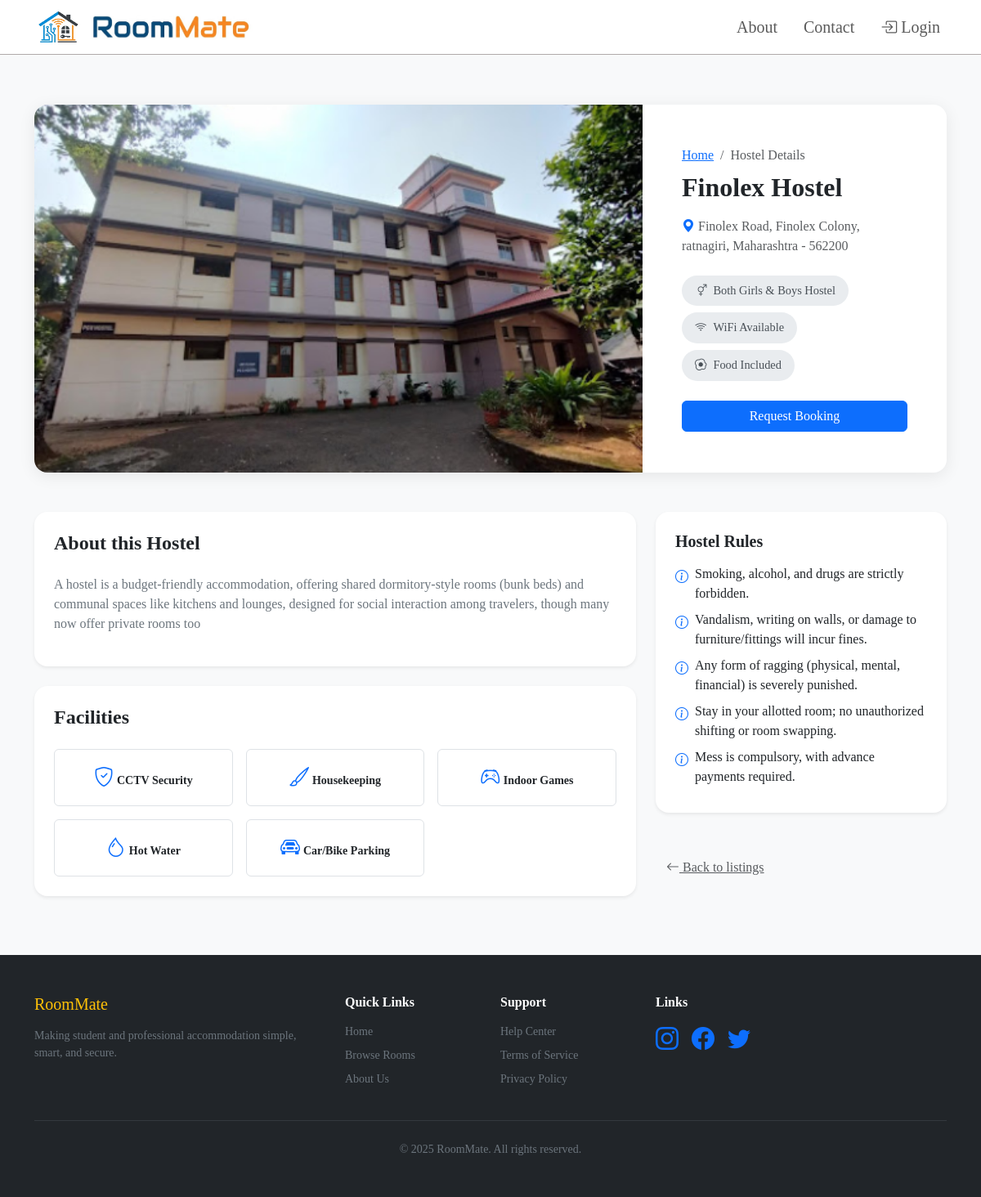
/hostel/1/, run on the app's committed database.
### owner/models.py (models this page shows, shortened)
class Hostel(models.Model):
    owner = models.ForeignKey(User, on_delete=models.CASCADE, related_name='my_hostels',null=True,
    blank=True)
    GENDER_CHOICES = (
        ('Boys', 'Boys Hostel'),
        ('Girls', 'Girls Hostel'),
        ('Both Girls & Boys', 'Both Girls & Boys Hostel'),
    )
    name = models.CharField(max_length=200)
    street = models.CharField(max_length=255)
    area = models.CharField(max_length=255)
    village = models.CharField(max_length=255, blank=True, null=True)
    city = models.CharField(max_length=255)
    district = models.CharField(max_length=255)
    state = models.CharField(max_length=255)
    pincode = models.PositiveIntegerField()
    gender = models.CharField(max_length=20, choices=GENDER_CHOICES)
    wifi = models.BooleanField(default=False)
    food = models.BooleanField(default=False)
    laundry = models.BooleanField(default=False)
    gym = models.BooleanField(default=False)
    security = models.BooleanField(default=False)
    housekeeping = models.BooleanField(default=False)
    ro_water = models.BooleanField(default=False)
    games = models.BooleanField(default=False)
    hotwater = models.BooleanField(default=False)
    parking = models.BooleanField(default=False)
    wardrobe = models.BooleanField(default=False)
    studytable = models.BooleanField(default=False)
    description = models.TextField()
    title_image = models.ImageField(upload_to="media/hostel_images/title/", blank=True, null=True)
    is_active = models.BooleanField(default=True)
    is_verified = models.BooleanField(default=False)
    created_at = models.DateTimeField(auto_now_add=True)

class HostelRule(models.Model):
    hostel = models.ForeignKey(Hostel, on_delete=models.CASCADE, related_name="rules")
    rule = models.CharField(max_length=255)

### core/views.py (the view)
# urls.py: path("hostel/<int:id>/", views.hostel_detail, name="hostel_detail"),
def hostel_detail(request, id):
    hostel = get_object_or_404(Hostel, id=id)
    rules = hostel.rules.all()
    context = {
        "hostel": hostel,
        "rules": rules
    }
    return render(request, "core/hostel_detail.html", context)

### template/core/hostel_detail.html (shortened to what this page needs)
{% include "core/header.html" %}{% load static %}
<section class="py-4 py-md-5">
  <div class="container">
    <div class="hero-container mb-5">
      <div class="row g-0">
        <div class="col-lg-8 hero-image-wrapper">
          <img src="{{ hostel.title_image.url }}" alt="{{ hostel.name }}" />
        </div>
        <div
          class="col-lg-4 p-4 p-md-5 d-flex flex-column justify-content-center">
          <nav aria-label="breadcrumb">
            <ol class="breadcrumb mb-2">
              <li class="breadcrumb-item"><a href="/">Home</a></li>
              <li class="breadcrumb-item active">Hostel Details</li>
            </ol>
          </nav>
          <h2 class="fw-bold mb-3">{{ hostel.name }}</h2>
          <p class="text-muted mb-4">
            <i class="bi bi-geo-alt-fill text-primary"></i>
            {{ hostel.street }}, {{ hostel.area }}, {{ hostel.city }},
            {{hostel.state }} - {{ hostel.pincode }}
          </p>
          <div class="d-flex flex-wrap gap-2 mb-4">
            <span class="amenity-pill">
              <i class="bi bi-gender-ambiguous"></i>
              {{ hostel.get_gender_display }}
            </span>
            <span class="amenity-pill">
              <i class="bi bi-wifi"></i>
              {% if hostel.wifi %} WiFi Available {% else %} No WiFi {% endif %}
            </span>
            <span class="amenity-pill">
              <i class="bi bi-egg-fried"></i>
              {% if hostel.food %} Food Included {% else %} No Food {% endif %}
            </span>
          </div>
          {% if user.is_authenticated %}
          <button
            class="btn btn-primary"
            data-bs-toggle="modal"
            data-bs-target="#hostelBookingModal">
            Request Booking
          </button>
          {% else %}
          <a href="{% url 'user:user_login' %}" class="btn btn-primary">
            Request Booking
          </a>
          {% endif %}
        </div>
      </div>
    </div>
    <div class="row g-4">
      <div class="col-lg-8">
        <div class="card border-0 shadow-sm rounded-4 p-4 mb-4">
          <h4 class="fw-bold mb-4">About this Hostel</h4>
          <p class="text-secondary">{{ hostel.description }}</p>
        </div>
        <div class="card border-0 shadow-sm rounded-4 p-4 mb-4">
          <h4 class="fw-bold mb-4">Facilities</h4>
          <div class="row g-3">
            {% if hostel.security %}
            <div class="col-6 col-md-4">
              <div class="p-3 border rounded text-center">
                <i class="bi bi-shield-check text-primary fs-4 mb-2"></i>
                <span class="small fw-semibold"> CCTV Security</span>
              </div>
            </div>
            {% endif %} {% if hostel.housekeeping %}
            <div class="col-6 col-md-4">
              <div class="p-3 border rounded text-center">
                <i class="bi bi-brush text-primary fs-4 mb-2"></i>
                <span class="small fw-semibold"> Housekeeping</span>
              </div>
            </div>
            {% endif %} {% if hostel.games %}
            <div class="col-6 col-md-4">
              <div class="p-3 border rounded text-center">
                <i class="bi bi-controller text-primary fs-4 mb-2"></i>
                <span class="small fw-semibold"> Indoor Games</span>
              </div>
            </div>
            {% endif %}{% if hostel.hotwater %}
            <div class="col-6 col-md-4">
              <div class="p-3 border rounded text-center">
                <i class="bi bi-droplet text-primary fs-4 mb-2"></i>
                <span class="small fw-semibold"> Hot Water</span>
              </div>
            </div>
            {% endif %}{% if hostel.parking %}
            <div class="col-6 col-md-4">
              <div class="p-3 border rounded text-center">
                <i class="bi bi-car-front text-primary fs-4 mb-2"></i>
                <span class="small fw-semibold"> Car/Bike Parking</span>
              </div>
            </div>
            {% endif %}
          </div>
        </div>
      </div>
      <div class="col-lg-4">
        <div class="sticky-sidebar">
          <div class="card border-0 shadow-sm rounded-4 p-4 mb-4">
            <h5 class="fw-bold mb-3">Hostel Rules</h5>
            {% if rules %}
            <ul class="list-unstyled mb-0">
              {% for r in rules %}
              <li class="mb-2 d-flex align-items-start">
                <i class="bi bi-info-circle text-primary me-2 mt-1"></i>
                <span>{{ r.rule }}</span>
              </li>
              {% endfor %}
            </ul>
            {% else %}
            <p class="text-muted">No rules added.</p>
            {% endif %}
          </div>
          <a
            href="javascript:history.back()"
            class="btn btn-link mt-4 text-muted">
            <i class="bi bi-arrow-left"></i> Back to listings
          </a>
        </div>
      </div>
    </div>
  </div>
</section>
{% include "core/footer.html" %}

### template/core/header.html (shortened to what this page needs)
{% load static %}
<!DOCTYPE html>
<html lang="en">
  <head>
    <link
      href="https://cdn.jsdelivr.net/npm/bootstrap@5.3.3/dist/css/bootstrap.min.css"
      rel="stylesheet"
 />
    <link
      rel="stylesheet"
      href="https://cdn.jsdelivr.net/npm/bootstrap-icons@1.11.2/font/bootstrap-icons.min.css" />
  </head>
  <body
    style="font-family: cursive; background-color: #f8f9fa; padding-top: 80px">
    <nav
      class="navbar fixed-top navbar-expand-lg"
      style="
        background-color: white;
        border-bottom: 1px solid rgb(176, 170, 170);
      ">
      <div class="container">
        <a
          class="navbar-brand font-monospace d-flex align-items-center"
          href="{% url 'core:home' %}">
          <img
            src="{% static 'media/logo/Smart Logo 123.png' %}"
            width="60px"
            height="40px"
            alt="Logo Icon" />
          <img
            src="{% static 'media/logo/roommate logo.png' %}"
            width="200px"
            height="30px"
            class="ms-2"
            alt="RoomMate Text" />
        </a>
        <div
          class="collapse navbar-collapse text-capitalize"
          id="navbarSupportedContent">
          <ul class="navbar-nav ms-auto mb-2 mb-lg-0" style="font-size: 20px">
            <li class="nav-item me-3">
              <a class="nav-link" href="{% url 'core:about' %}">About</a>
            </li>
            <li class="nav-item me-3">
              <a class="nav-link" href="{% url 'core:contact' %}">Contact</a>
            </li>
            <li class="nav-item dropdown">
              {% if user.is_authenticated %}
              <a class="nav-link dropdown-toggle" href="#" role="button" data-bs-toggle="dropdown" aria-expanded="false">
                <i class="bi bi-person-circle" style="font-size: 20px"></i>
                {% if user.is_authenticated %}
                {{ user.first_name|default:user.username }}
                {% else %}
                Account
                {% endif %}
              </a>
              <ul class="dropdown-menu dropdown-menu-end" style="z-index: 1050">
                <li>
                  <a class="dropdown-item" href="{% url 'user:user_account' %}">
                    Your Account
                  </a>
                </li>
                <li><hr class="dropdown-divider" /></li>
                <li>
                  <a
                    class="dropdown-item text-danger"
                    href="{% url 'user:user_logout' %}">
                    <i
                      class="bi bi-box-arrow-right"
                      style="font-size: 20px"></i>
                    Logout
                  </a>
                </li>
              </ul>
              {% else %}
              <a
                class="nav-link"
                href="{% url 'user:user_login' %}?next={{ request.get_full_path }}">
                <i class="bi bi-box-arrow-in-right" style="font-size: 20px"></i>
                Login
              </a>
              {% endif %}
            </li>
          </ul>
        </div>
      </div>
    </nav>
  </body>
</html>

### template/core/footer.html (shortened to what this page needs)
<link rel="stylesheet" href="https://unpkg.com/aos@2.3.1/dist/aos.css" />
<footer class="bg-dark text-white py-5">
  <div class="container">
    <div class="row g-4">
      <div class="col-md-4">
        <h5 class="text-warning mb-3">RoomMate</h5>
        <p class="text-secondary small">
          Making student and professional accommodation simple, smart, and
          secure.
        </p>
      </div>
      <div class="col-md-2">
        <h6 class="fw-bold mb-3">Quick Links</h6>
        <ul class="list-unstyled text-secondary small">
          <li class="mb-2">
            <a href="{% url 'core:home' %}" class="text-decoration-none text-secondary">Home</a>
          </li>
          <li class="mb-2">
            <a href="/" class="text-decoration-none text-secondary">Browse Rooms</a>
          </li>
          <li class="mb-2">
            <a href="{% url 'core:about' %}" class="text-decoration-none text-secondary">About Us</a>
          </li>
        </ul>
      </div>
      <div class="col-md-2">
        <h6 class="fw-bold mb-3">Support</h6>
        <ul class="list-unstyled text-secondary small">
          <li class="mb-2">
            <a href="{% url 'core:help_center' %}" class="text-decoration-none text-secondary">Help Center</a>
          </li>
          <li class="mb-2">
            <a href="{% url 'core:terms' %}" class="text-decoration-none text-secondary">Terms of Service</a>
          </li>
          <li class="mb-2">
            <a href="{% url 'core:privacy' %}" class="text-decoration-none text-secondary">Privacy Policy</a>
          </li>
        </ul>
      </div>
      <div class="col-md-4">
        <h6 class="fw-bold mb-3">Links</h6>
        <div class="fs-3">
          <a href="https://www.instagram.com/?hl=en"><i class="bi bi-instagram me-3"></i></a><a
            href="https://www.facebook.com/"><i class="bi bi-facebook me-3"></a></i><a href="https://x.com/"><i
              class="bi bi-twitter"></i></a>
        </div>
      </div>
    </div>
    <hr class="border-secondary my-4" />
    <div class="text-center text-secondary small">
      &copy; 2025 RoomMate. All rights reserved.
    </div>
  </div>
</footer>

### template/core/hostel_detail.html (style rules this page uses)
:root { --pg-primary: #0d6efd; --pg-bg: #f8f9fa; }
body { background-color: var(--pg-bg); }
.hero-container { border-radius: 16px; overflow: hidden; background: #fff; box-shadow: 0 4px 20px rgba(0, 0, 0, 0.08); }
.hero-image-wrapper { height: 450px; position: relative; }
.hero-image-wrapper img { width: 100%; height: 100%; object-fit: cover; }
@media (min-width: 992px) { .sticky-sidebar { position: sticky; top: 20px; } }
.amenity-pill { background: #e9ecef; color: #495057; padding: 8px 16px; border-radius: 50px; font-size: 0.9rem; display: inline-flex; align-items: center; gap: 8px; }

### data on the page
Hostel: title_image (picture), name "Finolex Hostel", street "Finolex Road", area "Finolex Colony", city "ratnagiri", state "Maharashtra", pincode "562200", gender "Both Girls & Boys Hostel", description "A hostel is a budget-friendly accommodation, offering shared dormitory-style rooms (bunk beds) and communal spaces like kitchens and lounges, designed for social interaction among travelers, though many now offer private rooms too"
HostelRule: rule "Smoking, alcohol, and drugs are strictly forbidden."
HostelRule: rule "Vandalism, writing on walls, or damage to furniture/fittings will incur fines."
HostelRule: rule "Any form of ragging (physical, mental, financial) is severely punished."
HostelRule: rule "Stay in your allotted room; no unauthorized shifting or room swapping."
HostelRule: rule "Mess is compulsory, with advance payments required."
